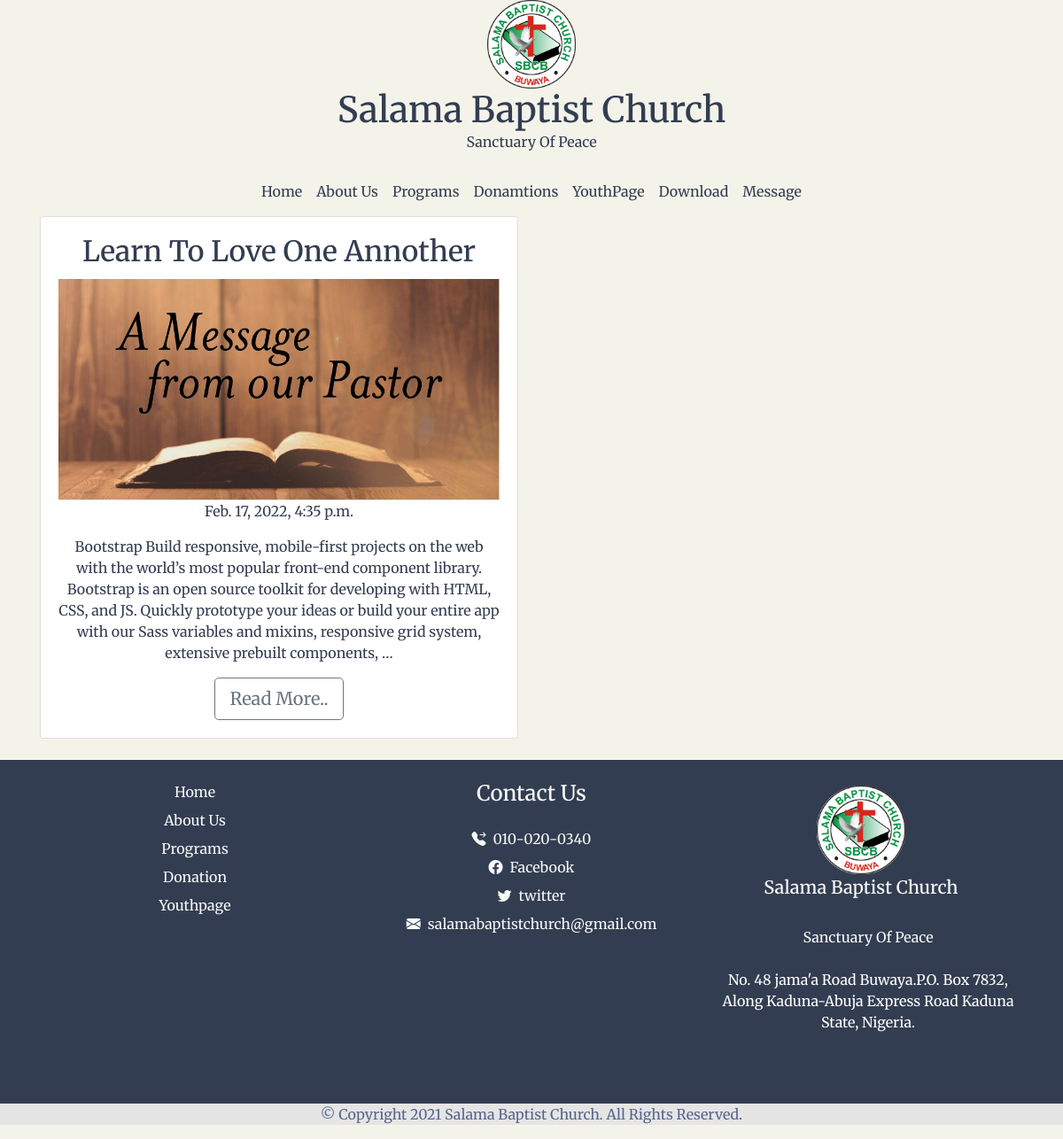
Screenshot of /message with the database file from the repository.
### salamaapp/models.py (models this page shows)
class pastorsCorner(models.Model):
    title=  models.CharField(max_length=200)
    message= models.CharField(max_length=1000)
    image= models.ImageField(upload_to= filepath,null=True, blank=True)
    date= models.DateTimeField(default=datetime.now(), blank=False)

### salamaapp/views.py (the view)
# urls.py: path('message', views.message, name='message'),
def message(request):
    message= pastorsCorner.objects.all()
    return render(request, 'message.html', {'messages': message})

### templates/message.html (shortened to what this page needs)
{% load static%}
<!DOCTYPE html>
<html lang="en">
<head>
        <link rel="stylesheet" href="https://cdn.jsdelivr.net/npm/bootstrap-icons@1.7.1/font/bootstrap-icons.css">
        <link rel="stylesheet" href="{% static 'css/bootstrap.min.css' %}">
        <link rel="stylesheet" href="{% static 'css/styles.css' %}">
</head>
<body class="about-body">
        <section id="title">
            <div>
                <div  class="bootstrap-icons"> <img id="logo" src="{% static 'img/sbclogo.png' %}"></div>
                <h1>Salama Baptist Church</h1>
                <p> Sanctuary Of Peace</p>
            </div>
            <nav class="navbar navbar-expand-lg ">
            <div class="collapse navbar-collapse "  id="navbarTogglerDemo02">
                <ul class="navbar-nav mx-auto ">
                    <li class="nav-item">
                        <a class="nav-link" href="/"> Home</a>
                    </li>
                    <li class="nav-item">
                        <a class="nav-link" href="about"> About Us</a>
                    </li>
                    <li class="nav-item">
                        <a class="nav-link" href="programs"> Programs</a>
                    </li>
                    <li class="nav-item">
                        <a class="nav-link" href="donation"> Donamtions </a>
                    </li>
                    <li class="nav-item">
                        <a class="nav-link" href="youthpage">YouthPage</a>
                    </li>
                    <li class="nav-item">
                        <a class="nav-link" href="download">Download</a>
                    </li>
                    <li class="nav-item">
                        <a class="nav-link" href="message">Message</a>
                    </li>
                </ul>
            </div>
        </nav>
        </section>
        <section class="programs">
            <div class="container">
                <div class="row">
                    {% for message in messages %}
                    <div class="col-lg-6 mb-4">
                        <div class="card">
                                    <div class="card-body">
                                        <h2 class="card-title"> {{message.title}}</h2>
                                            {% if post.image %}
                                            <img class=" img-fluid " src="{{message.image.url}}" alt="Card image">
                                            {% else %}
                                            <img class="img-fluid " src="{% static '\img\Message-from-pastor.jpg' %}" alt="Card image">
                                            {% endif %}
                                            <p>{{message.date}}</p>
                                        <p class="card-text">{{message.message | truncatewords:50}}</p>
                                         <a class="btn btn-outline-secondary btn-lg" href="/pastorpost{{message.id}}" role="button">Read More..</a>
                                    </div>
                                </div>
                    </div>
                   {% endfor %}
                </div>
            </div>
        </section>
            <footer>
                             <div class="container">
            <div class="row py-4">
                <div class="col-lg-4 col-md-4 my-sm-0 mt-4">
                        <ul class="list-unstyled text-light light-300">
                            <li class="pb-2">
                                <a class="text-decoration-none text-light" href="/">Home</a>
                            </li>
                            <li class="pb-2">
                                <a class="text-decoration-none text-light py-1" href="about">About Us</a>
                            </li>
                            <li class="pb-2">
                                <a class="text-decoration-none text-light py-1" href="programs">Programs</a>
                            </li>
                            <li class="pb-2">
                                <a class="text-decoration-none text-light py-1" href="donation">Donation</a>
                            </li>
                            <li class="pb-2">
                                <a class="text-decoration-none text-light py-1" href="youthpage">Youthpage</a>
                            </li>
                        </ul>
                </div>
                <div class="col-lg-4 col-md-4 my-sm-0 mt-4">
                    <h2 class="h4 pb-lg-3 text-light light-300">Contact Us</h2>
                    <ul class="list-unstyled text-light light-300">
                        <li class="pb-2">
                            <i class="bi bi-telephone-forward-fill mr-2"></i><a class="text-decoration-none text-light py-1" href="tel:010-020-0340">010-020-0340</a>
                        </li>
                         <li class="pb-2">
                            <i class="bi bi-facebook mr-2"></i><a class="text-decoration-none text-light py-1" href="">Facebook</a>
                        </li>
                        <li class="pb-2">
                            <i class="bi bi-twitter mr-2"></i><a class="text-decoration-none text-light py-1" href="">twitter</a>
                        </li>
                        <li class="pb-2">
                            <i class="bi bi-envelope-fill mr-2"></i><a class="text-decoration-none text-light py-1" href="mailto:info@company.com">salamabaptistchurch@gmail.com</a>
                        </li>
                    </ul>
                </div>
                 <div class="col-lg-4 col-12 align-left">
                    <a class="navbar-brand" href="/">
                        <div  class="footer-image"> <img id="logo" src="{% static 'img/sbclogo.png' %}"></div>
                        <span class="text-light h5">Salama</span> <span class="text-light h5 semi-bold-600">Baptist Church</span>
                    </a>
                    <p class="text-light my-lg-4 my-2">
                        Sanctuary Of Peace
                    </p>
                    <p>No. 48 jama'a Road Buwaya.P.O. Box 7832, Along Kaduna-Abuja Express Road Kaduna State, Nigeria.</p>
                    <ul class="list-inline footer-icons light-300">
                    </ul>
                </div>
            </div>
        </div>
            <div class="footer">
                        <p>
                            © Copyright 2021 Salama Baptist Church. All Rights Reserved.
                        </p>
            </div>
            </footer>
</body>
</html>

### static/css/styles.css (style rules this page uses)
body { background-color: #F4F3EA; color: #333d51; font-family: 'Merriweather', serif; font: size 10px; }
h1 { margin-bottom: 0; }
nav a { color: #333d51; }
img { overflow: hidden; }
#logo { width: 100px; height: 100px; }
#title { text-align: center; }
footer { background-color: #333d51; text-align: center; color: #ffff; }
.footer { background-color: #e5e5e5; color: #57648c; }
.about-body { text-align: center; }

### rows the page displays
pastorsCorner: title "Learn To Love One Annother", date "Feb. 17, 2022, 4:35 p.m.", message "Bootstrap Build responsive, mobile-first projects on the web with the world’s most popular front-end component library. Bootstrap is an open source toolkit for developing with HTML, CSS, and JS. Quickly prototype your ideas or build your entire app with our Sass variables and mixins, responsive grid system, extensive prebuilt components, …"
